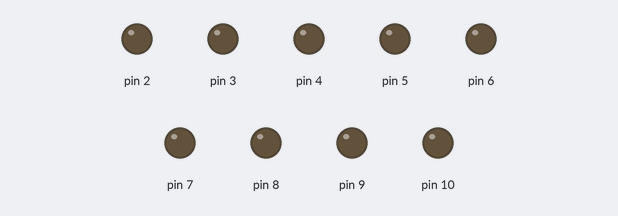
Recording of a sketch running on a simulated Arduino Uno, built with avr-gcc and run on an emulated ATmega328P. On the bench: output pins drawn as LEDs (lit = HIGH).

Above: at 0.1 s.
At 3.1 s:
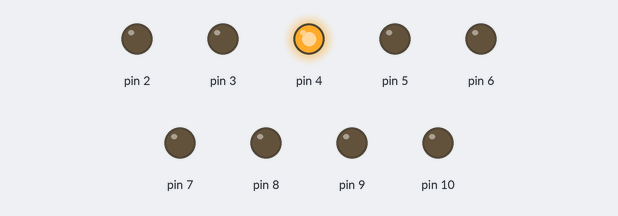
At 19.6 s:
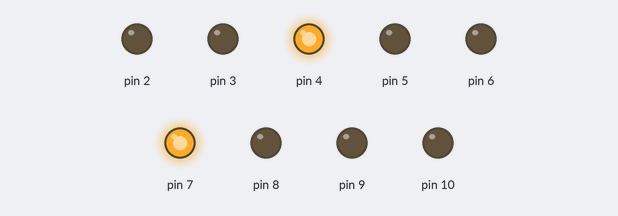
At 21.1 s:
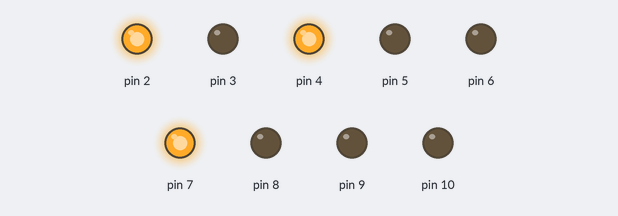
At 21.8 s:
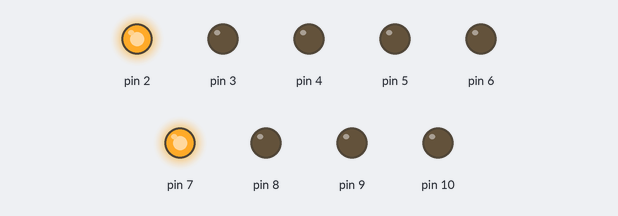
At 38.6 s:
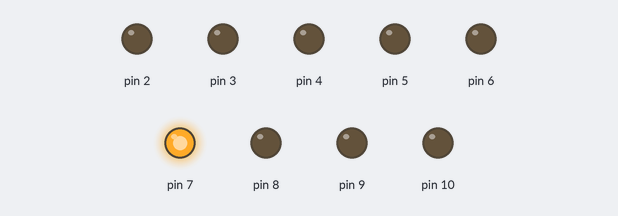
Timing chart, 0 to 40.0 s (numbered marks = the images above):
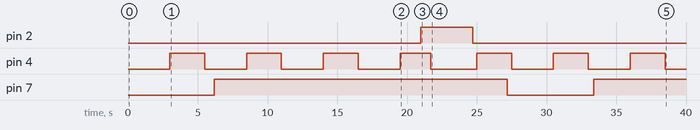

The sketch:

Proto3.ino
```cpp
class Gruen
{
  int ledPin;
  long OnTime;
  long OffTime;

  int ledState;
  unsigned long previousMillis;

 public:
  Gruen(int pin, long on, long off)
  {
    ledPin = pin;
    pinMode (ledPin, OUTPUT);

    OnTime = on;
    OffTime = off;

    ledState = LOW;
    previousMillis = 0;
  }

 void Update()
  {
    // check to see if it's time to change the state of the LED
    unsigned long currentMillis = millis();

    if((ledState == HIGH) && (currentMillis - previousMillis >= OnTime))
    {
      ledState = LOW;  // Turn it off
      previousMillis = currentMillis;  // Remember the time
      digitalWrite(ledPin, ledState);  // Update the actual LED
    }
    else if ((ledState == LOW) && (currentMillis - previousMillis >= OffTime))
    {
      ledState = HIGH;  // turn it on
      previousMillis = currentMillis;   // Remember the time
      digitalWrite(ledPin, ledState);   // Update the actual LED
    }
  }
};

class Gelb
{
  int ledPin;
  long OnTime;
  long OffTime;

  int ledState;
  unsigned long previousMillis;

 public:
  Gelb(int pin, long on, long off)
  {
    ledPin = pin;
    pinMode (ledPin, OUTPUT);

    OnTime = on;
    OffTime = off;

    ledState = LOW;
    previousMillis = 0;
  }

 void Update()
  {
    // check to see if it's time to change the state of the LED
    unsigned long currentMillis = millis();

    if((ledState == HIGH) && (currentMillis - previousMillis >= OnTime))
    {
      ledState = LOW;  // Turn it off
      previousMillis = currentMillis;  // Remember the time
      digitalWrite(ledPin, ledState);  // Update the actual LED
    }
    else if ((ledState == LOW) && (currentMillis - previousMillis >= OffTime))
    {
      ledState = HIGH;  // turn it on
      previousMillis = currentMillis;   // Remember the time
      digitalWrite(ledPin, ledState);   // Update the actual LED
    }
  }
};


class Rot
{
  // Class Member Variables
  // These are initialized at startup
  int ledPin;      // the number of the LED pin
  long OnTime;     // milliseconds of on-time
  long OffTime;    // milliseconds of off-time

  // These maintain the current state
  int ledState;                 // ledState used to set the LED
  unsigned long previousMillis;   // will store last time LED was updated

  // Constructor - creates a Flasher
  // and initializes the member variables and state
  public:
  Rot(int pin, long on, long off)
  {
  ledPin = pin;
  pinMode(ledPin, OUTPUT);

  OnTime = on;
  OffTime = off;

  ledState = LOW;
  previousMillis = 0;
  }

  void Update()
  {
    // check to see if it's time to change the state of the LED
    unsigned long currentMillis = millis();

    if((ledState == HIGH) && (currentMillis - previousMillis >= OnTime))
    {
      ledState = LOW;  // Turn it off
      previousMillis = currentMillis;  // Remember the time
      digitalWrite(ledPin, ledState);  // Update the actual LED
    }
    else if ((ledState == LOW) && (currentMillis - previousMillis >= OffTime))
    {
      ledState = HIGH;  // turn it on
      previousMillis = currentMillis;   // Remember the time
      digitalWrite(ledPin, ledState);   // Update the actual LED
    }
  }
};

int haupt = 21000;
int neben = 7000;
int abbieger = 5000;

Rot led1(2, 3700, 21000);
Rot led2(3, 3700, 9500);
Gelb led3(4, 700, haupt);
Gelb led4(5, 700, neben);
Gelb led5(6,700, abbieger);
Gruen led6(7, haupt, 6200);
Gruen led7 (8, neben, 6200);
Gruen led8(9, abbieger, 6200);
Gelb led9(4, 2500, 3000);
Gelb led10(5, 2500,3000);
Gelb led11(6, 2500,3000);
Rot led12(10, 3700, 7500);

void setup()
{
}

void loop()
{
  led1.Update();
  led3.Update();
  led6.Update();
  led9.Update();

 // led2.Update();
 // led4.Update();
 // led7.Update();
 // led10.Update();

 // led12.Update();
 // led5.Update();
 // led8.Update();
 // led11.Update();
}
```

Measured:
- by itself, pin 2: LOW → HIGH at 21.0 s, → LOW 3.7 s later
- by itself, pin 4: alternates HIGH for 2.5 s and LOW for 3.0 s
- by itself, pin 7: LOW → HIGH at 6.2 s, → LOW 21.0 s later, → HIGH 6.2 s later
